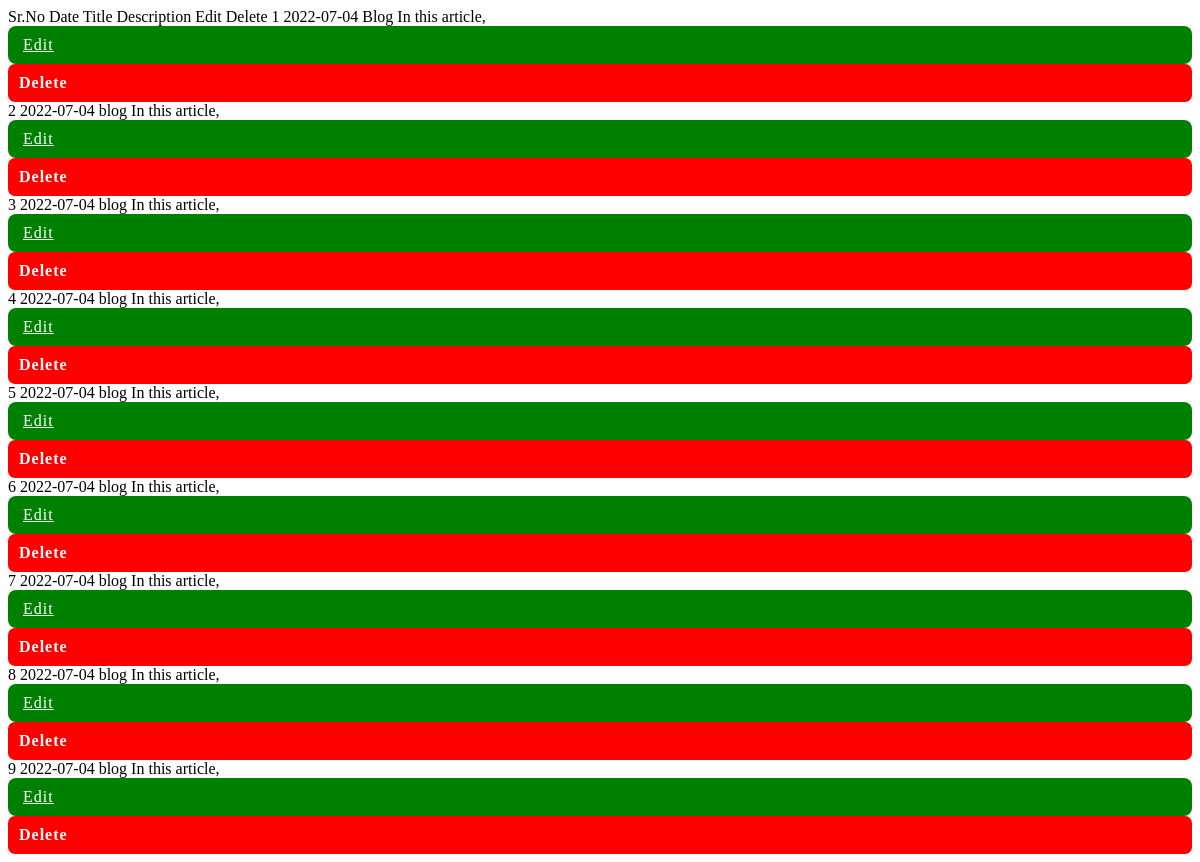
The page /select.php on the database its author committed.
### tables this page shows
CREATE TABLE `posts` (
  `id` int(11) NOT NULL,
  `title` varchar(100) NOT NULL,
  `description` longtext NOT NULL,
  `post_at` date NOT NULL
);

### select.php (the view, shortened to what this page needs)
<?php
 include("./includes/config.php");
 $sql="select * from posts";
 $result = mysqli_query($conn,$sql);
 echo ' <tr>
            <th>Sr.No</th>
            <th>Date</th>
            <th>Title</th>
            <th>Description</th>
            <th>Edit</th>
            <th>Delete</th>
        </tr>';
 $i=1;
 while($data=mysqli_fetch_array($result)) {
    echo '<tr>
            <td>'.$i.'</td>
            <td>'.$data['post_at'].'</td>
            <td>'.$data['title'].'</td>
            <td>'.$data['description'].'</td>
            <td><a class="greenBtn" href="edit.php?edit_id='.$data['id'].'">edit</a></td>
            <td><a class="redBtn" href="index.php?dell_id='.$data['id'].'" >delete</a></td>
        </tr>';
    $i++;
 }
 ?>

### select.php (style rules this page uses)
.redBtn { display: block; text-decoration: none; background: red; padding: 10px 6px 10px 11px; text-transform: capitalize; color: white; border-radius: 7px; font-weight: 600; letter-spacing: 1px; }
.greenBtn { background: green; padding: 10px 15px 10px 15px; display: block; color: white; border-radius: 8px; font-weight: 500; text-transform: capitalize; letter-spacing: 1px; }

### rows shown on the page
posts: post_at "2022-07-04", title "Blog", description "In this article,"
posts: post_at "2022-07-04", title "blog", description "In this article,"
posts: post_at "2022-07-04", title "blog", description "In this article,"
posts: post_at "2022-07-04", title "blog", description "In this article,"
posts: post_at "2022-07-04", title "blog", description "In this article,"
posts: post_at "2022-07-04", title "blog", description "In this article,"
posts: post_at "2022-07-04", title "blog", description "In this article,"
posts: post_at "2022-07-04", title "blog", description "In this article,"
posts: post_at "2022-07-04", title "blog", description "In this article,"
